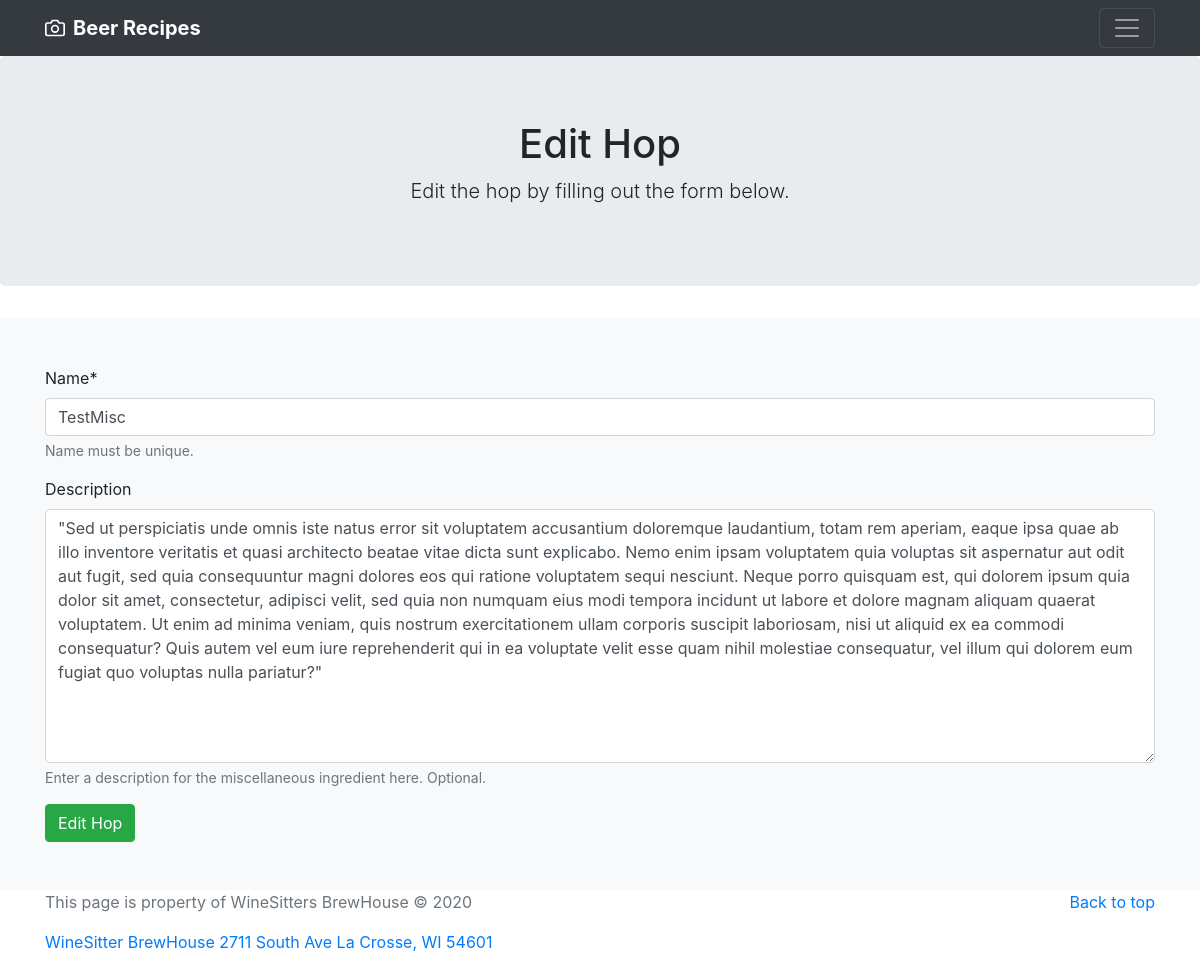
/beer_recipes/edit_misc/1, run on the app's committed database.
### beer_recipes/models.py (models this page shows)
class Misc(models.Model):
    user = models.CharField(max_length=200)
    name = models.CharField(max_length=200, unique=True,
                            help_text="Name must be unique.")  # Name of the miscellaneous ingredient.
    description = models.TextField(
        blank=True, help_text="Enter a description for the miscellaneous ingredient here. Optional.")
    version = models.PositiveIntegerField(default=1)
    date_submitted = models.DateField(auto_now_add=True)
    time = models.PositiveIntegerField(help_text="In minutes.")
    amount = models.DecimalField(
        help_text="Weight in Kilograms or Liters.", max_digits=3, decimal_places=1)
    TYPE_CHOICES = [
        ('Spice', 'Spice'),
        ('Fining', 'Fining'),
        ('Water Agent', 'Water Agent'),
        ('Herb', 'Herb'),
        ('Flavor', 'Flavor'),
        ('Other', 'Other'),
    ]
    type = models.CharField(choices=TYPE_CHOICES, max_length=11)
    USE_CHOICES = [
        ('Boil', 'Boil'),
        ('Mash', 'Mash'),
        ('Primary', 'Primary'),
        ('Secondary', 'Secondary'),
        ('Bottling', 'Bottling'),
    ]
    use = models.CharField(choices=USE_CHOICES, max_length=9)

### beer_recipes/views.py (the view)
# urls.py: path('edit_misc/<int:pk>', views.MiscUpdate.as_view(), name='MiscUpdate'),
class MiscUpdate(UpdateView):
    model = Misc
    fields = ['name', 'description']
    success_url = reverse_lazy('beer_recipes:my_ingredients')

### templates/beer_recipes/misc_form.html (shortened to what this page needs)
{% extends 'beer_recipes/base.html' %}
{% load static %}
{% load crispy_forms_tags %}
{% block content %}
<section class="jumbotron text-center">
  <div class="container">
    <h1 class="jumbotron-heading">Edit Hop</h1>
    <p class="lead">Edit the hop by filling out the form below.</p>
  </div>
</section>
<div class="album py-5 bg-light">
  <div class="container">
    <form method='post' name='edit_hop'>
      {{ form|crispy }}
      <button type="submit" class="btn btn-success">Edit Hop</button>
    </form>
  </div>
</div>
{% endblock content %}

### data on the page
Misc: name "TestMisc", description "\"Sed ut perspiciatis unde omnis iste natus error sit voluptatem accusantium doloremque laudantium, totam rem aperiam, eaque ipsa quae ab illo inventore veritatis et quasi architecto beatae vitae dicta sunt explicabo. Nemo enim ipsam voluptatem quia voluptas sit aspernatur aut odit aut fugit, sed quia consequuntur magni dolores eos qui ratione voluptatem sequi nesciunt. Neque porro quisquam est, qui dolorem ipsum quia dolor sit amet, consectetur, adipisci velit, sed quia non numquam eius modi tempora incidunt ut labore et dolore magnam aliquam quaerat voluptatem. Ut enim ad minima veniam, quis nostrum exercitationem ullam corporis suscipit laboriosam, nisi ut aliquid ex ea commodi…"
